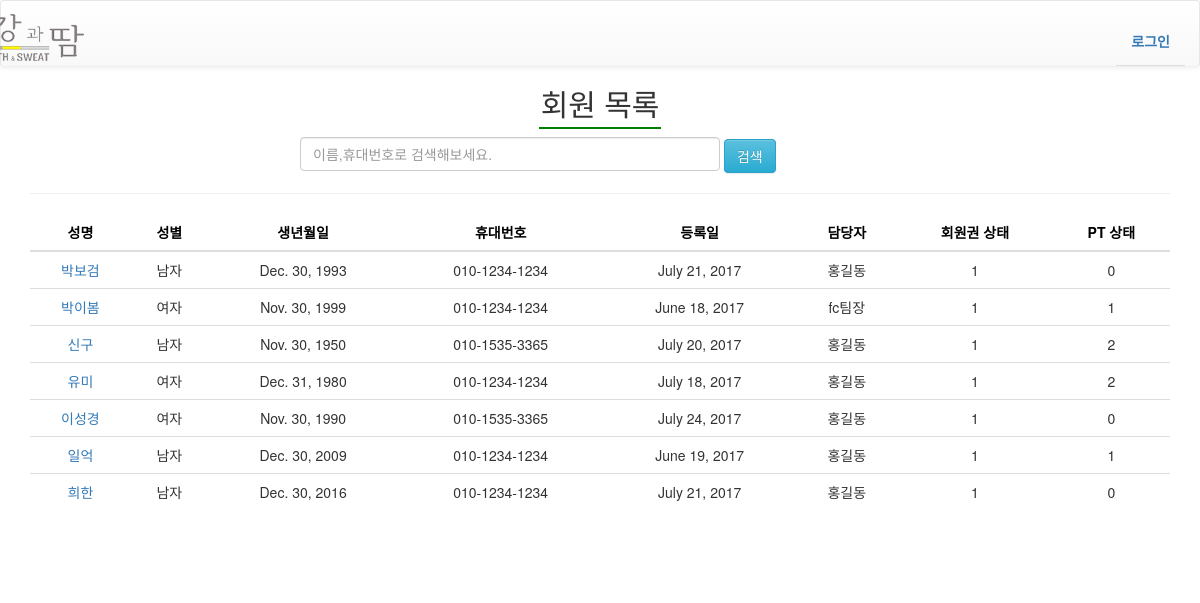
Page /member_list/ on the earlier database version.
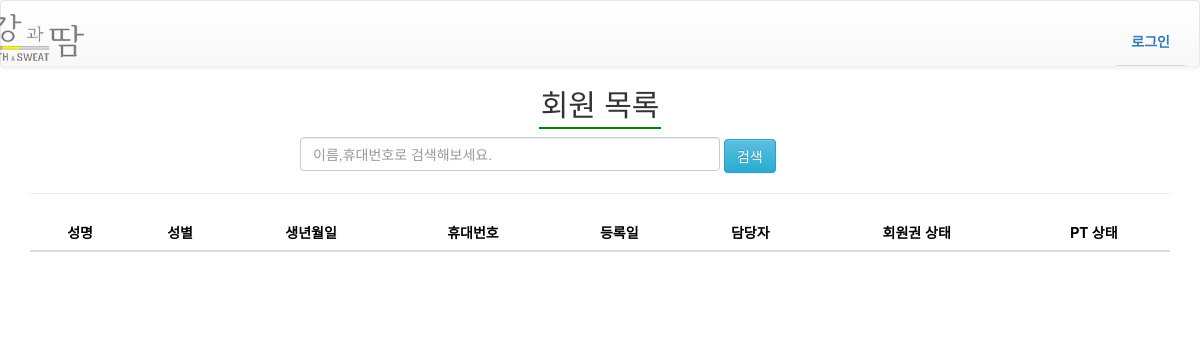
Same page on the later database version.
### staff/models.py (models this page shows, shortened)
class Member(models.Model):
    SEX_CHOICES = (
        ('M','남자'),
        ('F','여자'),
    )
    STATUS_CHOICES = (
        ('new','신규'),
        ('re','재등록'),
        )
    division = models.CharField(max_length=12, default="new", verbose_name='회원구분')
    name = models.CharField(max_length=24, verbose_name='성명')
    birth = models.DateField(null=True,help_text='Ex) 1980-06-30',verbose_name='생년월일')
    phone_regex = RegexValidator(regex=r'^\d{2,3}-\d{3,4}-\d{4}$', message="휴대폰 양식으로 써주세요.")
    phone_num = models.CharField(validators=[phone_regex], max_length=32, null=True, help_text='Ex) 010-1234-1234',verbose_name='휴대번호')
    address = models.CharField(max_length=64,blank=True, null=True,verbose_name='주소')
    sex = models.CharField(max_length=12, verbose_name='성별',null=True)
    registered_date = models.DateField(blank=True, default=timezone.now, verbose_name='등록일')
    start_date = models.DateField(default=timezone.now, blank=True, verbose_name='시작일')
    end_date = models.DateField(blank=True, verbose_name='회원권종료일')
    staff = models.ForeignKey(settings.AUTH_USER_MODEL, null=True, related_name='members', on_delete=models.SET_NULL)
    type_choice = models.CharField(max_length=12,default='피트니스',verbose_name='종류선택')
    rating = models.CharField(max_length=12, default='Bronze',verbose_name='등급')
    period_fitness = models.CharField(max_length=12,null=True, blank=True,verbose_name='피트니스기간', help_text='피트니스를 선택하신분만 선택해주세요.')
    period_pilates = models.CharField(max_length=12, null=True, blank=True,verbose_name='필라테스기간', help_text='필라테스를 선택하신분만 선택해주세요.')
    period_both = models.CharField(max_length=12, null=True, blank=True, verbose_name="피트니스+필라테스기간")
    locker=models.CharField(max_length=12,blank=True,null=True,verbose_name='추가사항', help_text='락카를 쓰실 분만 선택해주세요. 헬스락카는 H, 골프락카는 G')
    period_locker=models.IntegerField(null=True,blank=True, verbose_name='락카개월수', help_text='락카를 쓰실 분만 입력해주세요. 락카를 사용할 개월수를 적어주세요.')
    cautions = models.CharField(max_length=128,blank=True,verbose_name='병력및주의사항')
    exercise_time = models.CharField(max_length=12, blank=True,verbose_name='운동시간대')
    visit_path = models.CharField(max_length=12, blank=True,verbose_name='방문경로')
    membership_amount = models.DecimalField(max_digits=10,decimal_places=0, default=0 ,verbose_name='회원권 금액')
    locker_amount = models.DecimalField(max_digits=10,decimal_places=0, default=0 ,verbose_name='락카 금액')
    payment_amount = models.DecimalField(max_digits=10,decimal_places=0, default=0 ,verbose_name='결제금액')
    payment_method = models.CharField(max_length=12,default='카드',verbose_name='결제방식')
    note = models.TextField(blank=True, null=True, verbose_name='비고란')
    SESSION_CHOICES = (
        ('10세션/60일','10세션/60일'),
        ('20세션/90일','20세션/90일'),
    )
    Trainer = models.ForeignKey(settings.AUTH_USER_MODEL, null=True, blank=True, related_name='PT_members', on_delete=models.SET_NULL)
    registered_session = models.IntegerField(null=True, blank=True,verbose_name='등록세션')
    PT_payment_amount = models.DecimalField(max_digits=10, decimal_places=0, null=True, blank=True, default=0,verbose_name='PT결제금액')
    PT_payment_method = models.CharField(max_length=12, null=True, blank=True ,verbose_name='PT결제방식')
    unitprice = models.DecimalField(max_digits=10, decimal_places=0, blank=True, null=True, verbose_name='1회세션단가')
    period_PT = models.CharField(max_length=12,blank=True, null=True,verbose_name='강습기간')
    PT_registered_date = models.DateField(null=True, blank=True, verbose_name='PT등록일')
    OT_used_session = models.IntegerField(blank=True, null=True, default=0, verbose_name='OT 횟수')
    used_session = models.IntegerField(blank=True, null=True, default=0, verbose_name='사용한 세션')
    re_registered = models.BooleanField(blank=True, default=False, verbose_name='PT재등록 여부')
    Membership_status = models.IntegerField(blank=True, null=True, default=1)#1이면 활성, 0면 비활성(만료). 환불시 2
    PT_status = models.IntegerField(blank=True, null=True, default=0)#1이면 활성, 0면 비활성(만료). 환불시 2

### authentication/models.py (models this page shows)
class User(AbstractUser):
    sex = models.CharField(max_length=12, verbose_name='성별',null=True)
    birth = models.DateField(null=True, blank=True)
    phone_num = models.CharField(max_length=32, null=True, help_text='Ex) 010-1234-1234',verbose_name='휴대번호')
    teamleader = models.BooleanField(blank=True, default=False, verbose_name='팀장 여부')
    basic_salary = models.DecimalField(max_digits=10, decimal_places=0, default=0 ,verbose_name='기본급')
    pilates_GX = models.CharField(max_length=32, blank=True, null=True, help_text='필라테스 gx정책',verbose_name='필라테스 GX정책')
    pilates_PT = models.CharField(max_length=32, blank=True, null=True, help_text='필라테스 PT정책',verbose_name='필라테스 PT정책')

### fitness/views.py (the view)
# urls.py: url(r'^member_list/$', views.member_list, name='member_list'),
def member_list(request):
    order_by = request.GET.get('order_by', 'name')
    members = Member.objects.all().order_by(order_by)
    context = {
        'members' : members,
    }
    return render(request, 'member_list.html', context)

### static/templates/member_list.html (shortened to what this page needs)
{% extends "navbar.html" %}
{% load crispy_forms_tags %}
{% block content %}
<h2 class="text-center"><span class="header">회원 목록</span></h2>
<div class="container">
    <div id="search" style="margin:0 auto;">
        <form id="search" method="GET" action="{% url 'member_search' %}">
            <input type="text" class="form-control search_web" placeholder="이름,휴대번호로 검색해보세요." name='q' value="{{ q }}" style="display:inline-block; width:70%">
            <button type="submit" class="btn btn-info" value="검색" >검색</button>
        </form>
    </div>
    <hr/>
    <table class="table text-center">
        <thead>
            <tr>
                <th><a class="order" href="?order_by=name">성명</a></th>
                <th><a class="order" href="?order_by=sex">성별</a></th>
                <th><a class="order" href="?order_by=birth">생년월일</a></th>
                <th><a class="order" href="?order_by=phone_num">휴대번호</a></th>
                <th><a class="order" href="?order_by=registered_date">등록일</a></th>
                <th><a class="order" href="?order_by=staff">담당자</a></th>
                <th><a class="order" href="?order_by=Membership_status">회원권 상태</a></th>
                <th><a class="order" href="?order_by=PT_status">PT 상태</a></th>
            </tr>
        </thead>
        <tbody>
            {% load el_pagination_tags %}
            {% for m in members %}
            <tr>
                <td><a href="{% url "member_detail" m.id %}">{{ m.name}}</a></td>
                <td>{{ m.sex}}</td>
                <td>{{ m.birth}}</td>
                <td>{{ m.phone_num }}</td>
                <td>{{ m.start_date}}</td>
                <td>{{ m.staff }}</td>
                <td>{{ m.Membership_status }}</td>
                <td>{{ m.PT_status }}</td>
            </tr>
            {% endfor %}
        </tbody>
    </table>
        <div class='text-center' style='font-size: 11pt'>
        </div>
</div>
{% endblock %}

### static/templates/navbar.html (shortened to what this page needs)
<!DOCTYPE html>
{% load staticfiles %}
<html>
<head>
<link rel="stylesheet" href="https://maxcdn.bootstrapcdn.com/bootstrap/3.3.2/css/bootstrap.min.css">
<link rel="stylesheet" href="https://maxcdn.bootstrapcdn.com/bootstrap/3.3.2/css/bootstrap-theme.min.css">
<link rel="stylesheet" href="{% static 'css/main.css' %}">
<link rel="stylesheet" type="text/css" href="http://ajax.googleapis.com/ajax/libs/jqueryui/1.9.2/themes/base/jquery-ui.css"/>
<link href='{% static "css/fullcalendar.css" %}' rel='stylesheet' />
<link href='{% static "css/fullcalendar.print.css" %}' rel='stylesheet' media='print' />
</head>
<body>
<header>
<nav class="navbar st-navbar navbar-default">
    <div class="container">
    <a class="navbar-brand" href="{% url 'home' %}" style="float: left; margin-top: -10px; margin-left: -150px;"><img src="/static/img/logo.png" alt="Logo" style="float: left;"></a>
    <ul class="nav nav-tabs navbar-right">
{% load user_tags %}
        {% if user.is_authenticated %}
            {% if request.user.is_superuser %}
            <li><a href="{% url 'management:member_management' %}">회원 관리</a></li>
            <li><a href="{% url 'management:schedule_management' %}">스케줄 관리</a></li>
            <li><a href="{% url 'management:commission_management' %}">커미션관리</a></li>
            <li><a href="{% url 'management:sales_management' %}">매출 관리</a></li>
            {% else %}
                {% if request.user|has_group:"FC" %}
                <li><a href="{% url 'member_list' %}">회원 목록</a></li>
                <li><a href="{% url 'register' %}">회원가입 폼</a></li>
                <li><a href="{% url 'mypage' user.id  %}">FC의 나의 페이지</a></li>
                <li><a href="{% url 'management:schedule_management' %}">PT 스케줄</a></li>
                    {% if request.user.teamleader %}
                        <li><a href="{% url 'purchasing_application' %}">물품 구입 신청서</a></li>
                        {% else %}
                    {% endif %}
                {% else %}
                    <li><a href="{% url 'schedule' %}">스케줄 관리</a></li>
                    {% if request.user|has_group:"Fitness" %}
                    <li><a href="{% url 'PT_mypage' user.id  %}">Fitness의 나의 페이지</a></li>
                        {% if request.user.teamleader %}
                        <li><a href="{% url 'management:Fitness_schedule_management' %}">팀원들의 스케줄</a></li>
                        <li><a href="{% url 'purchasing_application' %}">물품 구입 신청서</a></li>
                        {% else %}
                        {% endif %}
                    {% else %}
                    <li><a href="{% url 'Pilates_mypage' user.id %}">Pilates의 나의 페이지</a></li>
                        {% if request.user.teamleader %}
                        <li><a href="{% url 'purchasing_application' %}">물품 구입 신청서</a></li>
                        {% else %}
                        {% endif %}
                    {% endif %}
                {% endif %}
             {% endif %}
         <li><a href="{% url 'authentication:logout' %}?next={% url 'home' %}">로그아웃</a></li>
        {% else %}
        <li><a href="{% url 'authentication:login' %}">로그인</a></li>
        {% endif %}
    </ul>
    </div>
</nav>
</header>
{% block content%}
{% endblock %}
</body>
</html>

### static/css/main.css (style rules this page uses)
a, a:hover, a:active, a:focus, button:focus { outline: 0; border: 0; text-decoration: none; }
.navbar { background-color: pink; border-bottom: 1px solid #f0f0f0; }
.st-navbar { background-color: #fff; border-bottom: 1px solid #f0f0f0; }
.st-navbar ul { margin-top: 15px; }
.st-navbar ul li a { text-transform: uppercase; font-weight: 600; padding: 0; margin: 14px; }
.header { padding:2px; border-bottom:2px solid green; }
#search { max-width:600px; border-radius: 5px; text-align: left; margin-top:7px; }
#search button.btn.btn-info { display: inline; background-color: blue; }
.schedule-table tbody tr td:first-child .schedule-table tbody tr th:first-child, { width: 10px; }
.table th { text-align: center; }
.order { color:black; }

Differences in the rows shown:
removed Member: name "박보검", sex "남자", birth "Dec. 30, 1993", phone_num "010-1234-1234", start_date "July 21, 2017", staff "홍길동", Membership_status "1", PT_status "0"
removed Member: name "박이봄", sex "여자", birth "Nov. 30, 1999", phone_num "010-1234-1234", start_date "June 18, 2017", staff "fc팀장", Membership_status "1", PT_status "1"
removed Member: name "신구", sex "남자", birth "Nov. 30, 1950", phone_num "010-1535-3365", start_date "July 20, 2017", staff "홍길동", Membership_status "1", PT_status "2"
removed Member: name "유미", sex "여자", birth "Dec. 31, 1980", phone_num "010-1234-1234", start_date "July 18, 2017", staff "홍길동", Membership_status "1", PT_status "2"
removed Member: name "이성경", sex "여자", birth "Nov. 30, 1990", phone_num "010-1535-3365", start_date "July 24, 2017", staff "홍길동", Membership_status "1", PT_status "0"
removed Member: name "일억", sex "남자", birth "Dec. 30, 2009", phone_num "010-1234-1234", start_date "June 19, 2017", staff "홍길동", Membership_status "1", PT_status "1"
removed Member: name "희한", sex "남자", birth "Dec. 30, 2016", phone_num "010-1234-1234", start_date "July 21, 2017", staff "홍길동", Membership_status "1", PT_status "0"
